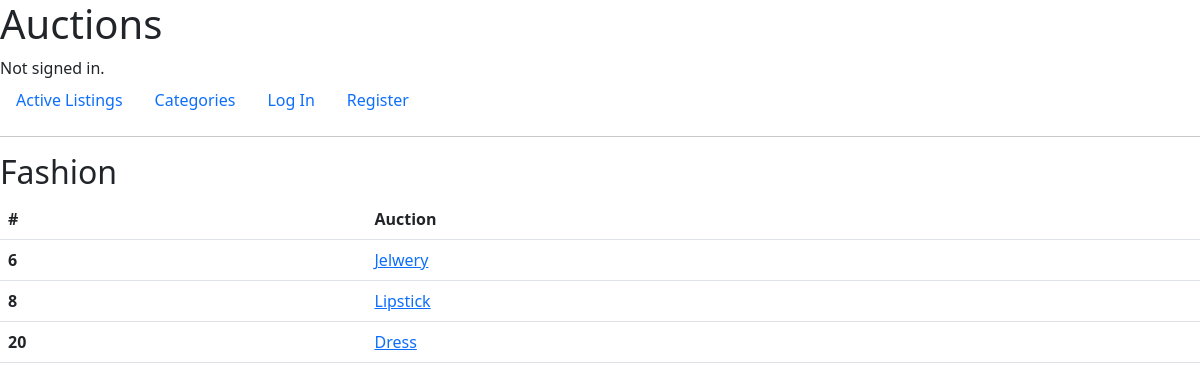
Page /category/1 on the committed database.
### auctions/models.py (models this page shows, shortened)
class Category(models.Model):
    id = models.AutoField(primary_key=True)
    title = models.CharField(max_length=25)
    class Meta:
        ordering = ('title',)
    def __str__(self):
        return f"{self.title}"

class Auction(models.Model):
    name = models.CharField(max_length=25)
    price = models.IntegerField()
    description = models.TextField(max_length=100)
    seller = models.ForeignKey(
        User,
        related_name="auctions",
        on_delete=models.CASCADE
        )
    image = models.ImageField(
        null=True,
        blank=True,
        upload_to='photos/'
        )
    category = models.ForeignKey(
        Category,
        null=True,
        related_name="auctions",
        on_delete=models.SET_NULL
        )
    start_time = models.DateTimeField()
    watchers = models.ManyToManyField(
        User,
        blank=True,
        related_name='auctions_watchers'
        )
    status = models.BooleanField(default=True)
    class Meta:
        ordering = ('start_time',)

### auctions/views.py (the view)
# urls.py: path("category/<str:id>", views.category_l, name="category_l"),
def category_l(request, id):
    cat = Category.objects.get(id=id)
    act = Auction.objects.filter(category_id=id)
    print(cat)
    return render(request, 'auctions/category_l.html',
                  {'cats':act, 'title':cat})

### auctions/templates/auctions/category_l.html (shortened to what this page needs)
{% extends "auctions/layout.html" %}
{% block body %}
    <h2>{{ title }}</h2>
    <table class="table table-hover">
        <thead>
            <tr>
                <th scope="row">#</th>
                <th scope="col">Auction</th>
            </tr>
        </thead>
        <tbody>
            {% for c in cats %}
                <tr>
                    <th scope="row">{{ c.id }}</th>
                    <td><a href="{% url 'auction' c.id %}">{{ c.name }}</a></td>
                </tr>
            {% endfor %}
        </tbody>
    </table>
{% endblock %}

### rows in the picture
Category: title "Fashion"
Auction: id "6", name "Jelwery"
Auction: id "8", name "Lipstick"
Auction: id "20", name "Dress"
